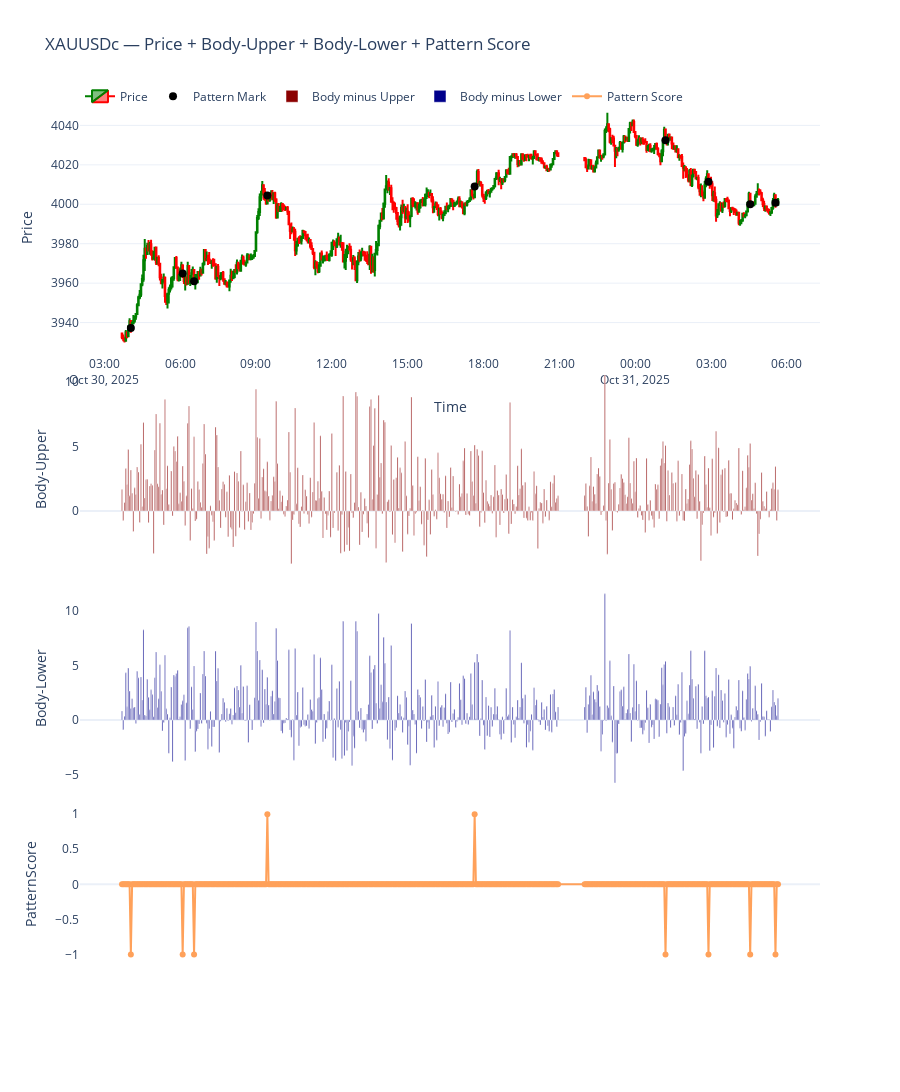

Write notebook code for a chart like this one.
### Code cell
import MetaTrader5 as mt5 
import pandas as pd
import numpy as np
import plotly.graph_objects as go
from datetime import datetime, timedelta

# -------------------------
# Initialize MT5
# -------------------------
if not mt5.initialize():
    print("MT5 initialization failed")
    mt5.shutdown()

# -------------------------
# Fetch 3-minute data
# -------------------------
symbol = "XAUUSDc"
timeframe = mt5.TIMEFRAME_M3
n_bars = 500
utc_from = datetime.now() - timedelta(days=44)

rates = mt5.copy_rates_from(symbol, timeframe, utc_from, n_bars)
mt5.shutdown()

# -------------------------
# Convert to DataFrame
# -------------------------
df = pd.DataFrame(rates)
df['time'] = pd.to_datetime(df['time'], unit='s')
df.set_index('time', inplace=True)
df = df[df.index.dayofweek < 5]

# -------------------------
# Calculations needed
# -------------------------
df['body'] = abs(df['close'] - df['open'])
df['upper_wick'] = df['high'] - df[['open','close']].max(axis=1)
df['lower_wick'] = df[['open','close']].min(axis=1) - df['low']

df['body_minus_upper'] = df['body'] - df['upper_wick']
df['body_minus_lower'] = df['body'] - df['lower_wick']

# -------------------------
# Pattern Score Logic with positive body-upper & body-lower requirement
# -------------------------
pattern_score = []
pattern_mark = []

for i in range(len(df)):
    if i < 2:
        pattern_score.append(0)
        pattern_mark.append(np.nan)
        continue

    i0 = i
    i1 = i - 1
    i2 = i - 2

    o0, h0, l0, c0 = df['open'].iloc[i0], df['high'].iloc[i0], df['low'].iloc[i0], df['close'].iloc[i0]
    o1, h1, l1, c1 = df['open'].iloc[i1], df['high'].iloc[i1], df['low'].iloc[i1], df['close'].iloc[i1]
    o2, h2, l2, c2 = df['open'].iloc[i2], df['high'].iloc[i2], df['low'].iloc[i2], df['close'].iloc[i2]

    # Required condition: body-upper and body-lower must ALL be positive for 0, -1, -2
    valid_bu_bl = (
        df['body_minus_upper'].iloc[i0] > 0 and df['body_minus_lower'].iloc[i0] > 0 and
        df['body_minus_upper'].iloc[i1] > 0 and df['body_minus_lower'].iloc[i1] > 0 and
        df['body_minus_upper'].iloc[i2] > 0 and df['body_minus_lower'].iloc[i2] > 0
    )

    if not valid_bu_bl:
        pattern_score.append(0)
        pattern_mark.append(np.nan)
        continue

    curr_bearish = c0 < o0
    curr_bullish = c0 > o0

    prev_bullish = c1 > o1
    prev_bearish = c1 < o1

    prev2_bullish = c2 > o2
    prev2_bearish = c2 < o2

    score = 0
    mark = np.nan

    # ---------------------------------------
    # Bearish Pattern
    # ---------------------------------------
    if curr_bearish and prev_bullish and prev2_bullish:
        if (c0 < o1) and (h1 > h2) and (h1 > h0):
            score = -1
            mark = c0

    # ---------------------------------------
    # Bullish Pattern
    # ---------------------------------------
    if curr_bullish and prev_bearish and prev2_bearish:
        if (c0 > o1) and (l1 < l2) and (l1 < l0):
            score = 1
            mark = c0

    pattern_score.append(score)
    pattern_mark.append(mark)

df['pattern_score'] = pattern_score
df['pattern_mark'] = pattern_mark

# -------------------------
# Plot: Price + Body-Upper + Body-Lower + Pattern Score
# -------------------------
fig = go.Figure()

# Pane 1 — Price
fig.add_trace(go.Candlestick(
    x=df.index,
    open=df['open'],
    high=df['high'],
    low=df['low'],
    close=df['close'],
    name='Price',
    increasing_line_color='green',
    decreasing_line_color='red'
))

# Pattern Markers
fig.add_trace(go.Scatter(
    x=df.index,
    y=df['pattern_mark'],
    mode='markers',
    marker=dict(size=8, color='black'),
    name='Pattern Mark'
))

# Pane 2 — Body minus upper wick
fig.add_trace(go.Bar(
    x=df.index,
    y=df['body_minus_upper'],
    name='Body minus Upper',
    marker_color='darkred',
    yaxis='y2'
))

# Pane 3 — Body minus lower wick
fig.add_trace(go.Bar(
    x=df.index,
    y=df['body_minus_lower'],
    name='Body minus Lower',
    marker_color='darkblue',
    yaxis='y3'
))

# Pane 4 — Pattern Score
fig.add_trace(go.Scatter(
    x=df.index,
    y=df['pattern_score'],
    mode='lines+markers',
    name='Pattern Score',
    marker=dict(size=6),
    yaxis='y4'
))

# Layout
fig.update_layout(
    template='plotly_white',
    title='XAUUSDc — Price + Body-Upper + Body-Lower + Pattern Score',
    xaxis=dict(title='Time', rangeslider=dict(visible=False)),

    yaxis=dict(title='Price',         domain=[0.72, 1]),
    yaxis2=dict(title='Body-Upper',   domain=[0.48, 0.71], showgrid=False),
    yaxis3=dict(title='Body-Lower',   domain=[0.24, 0.47], showgrid=False),
    yaxis4=dict(title='PatternScore', domain=[0.05, 0.23], showgrid=False),

    legend=dict(orientation='h', y=1.02, x=0),
    height=1350
)

fig.show()

### Figure 1 — Plotly figure (JSON) as saved in the notebook; plotly's stock layout.template omitted (floating-point values rounded to 4 significant figures; data arrays with more than 128 entries replaced by an {"elided": "..."} marker saying what was removed)
{"data": [{"close": {"elided": "500 float values"}, "decreasing": {"line": {"color": "red"}}, "high": {"elided": "500 float values"}, "increasing": {"line": {"color": "green"}}, "low": {"elided": "500 float values"}, "name": "Price", "open": {"elided": "500 float values"}, "type": "candlestick", "x": {"elided": "500 str values"}}, {"marker": {"color": "black", "size": 8}, "mode": "markers", "name": "Pattern Mark", "type": "scatter", "x": {"elided": "500 str values"}, "y": {"elided": "500 float values"}}, {"marker": {"color": "darkred"}, "name": "Body minus Upper", "type": "bar", "x": {"elided": "500 str values"}, "y": {"elided": "500 float values"}, "yaxis": "y2"}, {"marker": {"color": "darkblue"}, "name": "Body minus Lower", "type": "bar", "x": {"elided": "500 str values"}, "y": {"elided": "500 float values"}, "yaxis": "y3"}, {"marker": {"size": 6}, "mode": "lines+markers", "name": "Pattern Score", "type": "scatter", "x": {"elided": "500 str values"}, "y": {"elided": "500 int values"}, "yaxis": "y4"}], "layout": {"height": 1350, "legend": {"orientation": "h", "x": 0, "y": 1.02}, "title": {"text": "XAUUSDc — Price + Body-Upper + Body-Lower + Pattern Score"}, "xaxis": {"rangeslider": {"visible": false}, "title": {"text": "Time"}}, "yaxis": {"domain": [0.72, 1], "title": {"text": "Price"}}, "yaxis2": {"domain": [0.48, 0.71], "showgrid": false, "title": {"text": "Body-Upper"}}, "yaxis3": {"domain": [0.24, 0.47], "showgrid": false, "title": {"text": "Body-Lower"}}, "yaxis4": {"domain": [0.05, 0.23], "showgrid": false, "title": {"text": "PatternScore"}}}}
